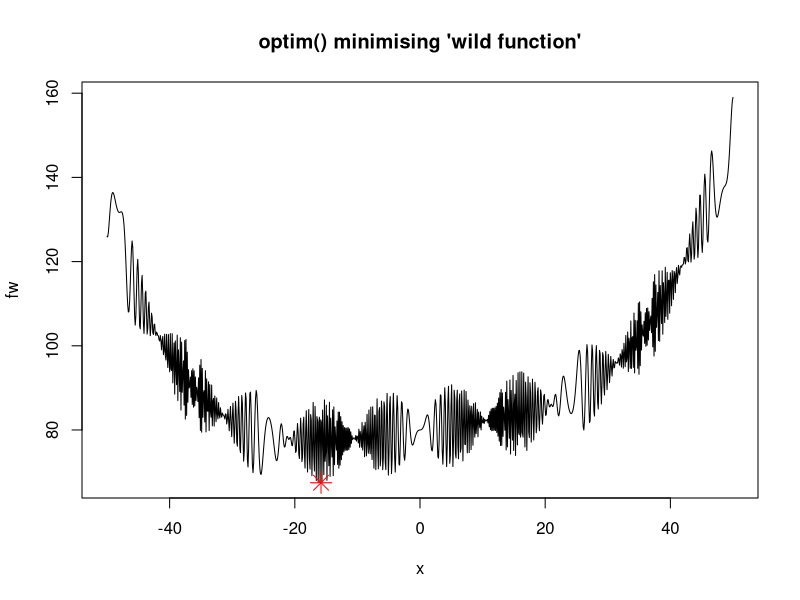
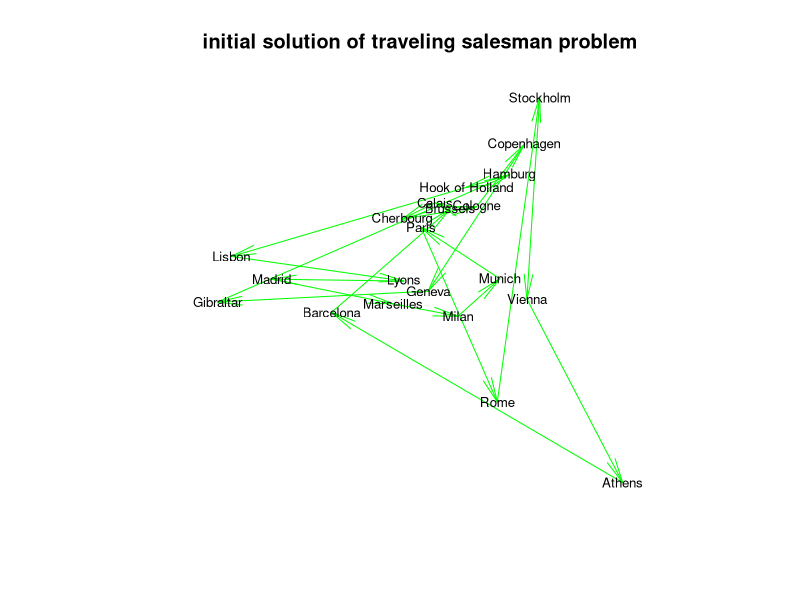
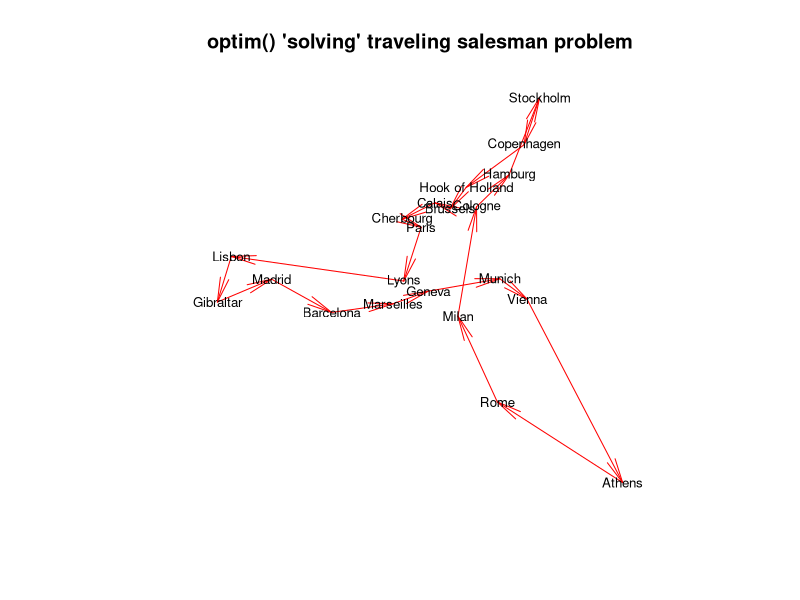

R code for these plots, in order:
require(graphics)

fr <- function(x) {   ## Rosenbrock Banana function
    x1 <- x[1]
    x2 <- x[2]
    100 * (x2 - x1 * x1)^2 + (1 - x1)^2
}
grr <- function(x) { ## Gradient of 'fr'
    x1 <- x[1]
    x2 <- x[2]
    c(-400 * x1 * (x2 - x1 * x1) - 2 * (1 - x1),
       200 *      (x2 - x1 * x1))
}
optim(c(-1.2,1), fr)
(res <- optim(c(-1.2,1), fr, grr, method = "BFGS"))
optimHess(res$par, fr, grr)
optim(c(-1.2,1), fr, NULL, method = "BFGS", hessian = TRUE)
## These do not converge in the default number of steps
optim(c(-1.2,1), fr, grr, method = "CG")
optim(c(-1.2,1), fr, grr, method = "CG", control = list(type = 2))
optim(c(-1.2,1), fr, grr, method = "L-BFGS-B")

flb <- function(x)
    { p <- length(x); sum(c(1, rep(4, p-1)) * (x - c(1, x[-p])^2)^2) }
## 25-dimensional box constrained
optim(rep(3, 25), flb, NULL, method = "L-BFGS-B",
      lower = rep(2, 25), upper = rep(4, 25)) # par[24] is *not* at boundary


## "wild" function , global minimum at about -15.81515
fw <- function (x)
    10*sin(0.3*x)*sin(1.3*x^2) + 0.00001*x^4 + 0.2*x+80
plot(fw, -50, 50, n = 1000, main = "optim() minimising 'wild function'")

res <- optim(50, fw, method = "SANN",
             control = list(maxit = 20000, temp = 20, parscale = 20))
res
## Now improve locally {typically only by a small bit}:
(r2 <- optim(res$par, fw, method = "BFGS"))
points(r2$par,  r2$value,  pch = 8, col = "red", cex = 2)

## Combinatorial optimization: Traveling salesman problem
library(stats) # normally loaded

eurodistmat <- as.matrix(eurodist)

distance <- function(sq) {  # Target function
    sq2 <- embed(sq, 2)
    sum(eurodistmat[cbind(sq2[,2], sq2[,1])])
}

genseq <- function(sq) {  # Generate new candidate sequence
    idx <- seq(2, NROW(eurodistmat)-1)
    changepoints <- sample(idx, size = 2, replace = FALSE)
    tmp <- sq[changepoints[1]]
    sq[changepoints[1]] <- sq[changepoints[2]]
    sq[changepoints[2]] <- tmp
    sq
}

sq <- c(1:nrow(eurodistmat), 1)  # Initial sequence: alphabetic
distance(sq)
# rotate for conventional orientation
loc <- -cmdscale(eurodist, add = TRUE)$points
x <- loc[,1]; y <- loc[,2]
s <- seq_len(nrow(eurodistmat))
tspinit <- loc[sq,]

plot(x, y, type = "n", asp = 1, xlab = "", ylab = "",
     main = "initial solution of traveling salesman problem", axes = FALSE)
arrows(tspinit[s,1], tspinit[s,2], tspinit[s+1,1], tspinit[s+1,2],
       angle = 10, col = "green")
text(x, y, labels(eurodist), cex = 0.8)

set.seed(123) # chosen to get a good soln relatively quickly
res <- optim(sq, distance, genseq, method = "SANN",
             control = list(maxit = 30000, temp = 2000, trace = TRUE,
                            REPORT = 500))
res  # Near optimum distance around 12842

tspres <- loc[res$par,]
plot(x, y, type = "n", asp = 1, xlab = "", ylab = "",
     main = "optim() 'solving' traveling salesman problem", axes = FALSE)
arrows(tspres[s,1], tspres[s,2], tspres[s+1,1], tspres[s+1,2],
       angle = 10, col = "red")
text(x, y, labels(eurodist), cex = 0.8)

## 1-D minimization: "Brent" or optimize() being preferred.. but NM may be ok and "unavoidable",
## ----------------   so we can suppress the check+warning :
system.time(rO <- optimize(function(x) (x-pi)^2, c(0, 10)))
system.time(ro <- optim(1, function(x) (x-pi)^2, control=list(warn.1d.NelderMead = FALSE)))
rO$minimum - pi # 0 (perfect), on one platform
ro$par - pi     # ~= 1.9e-4    on one platform
utils::str(ro)
